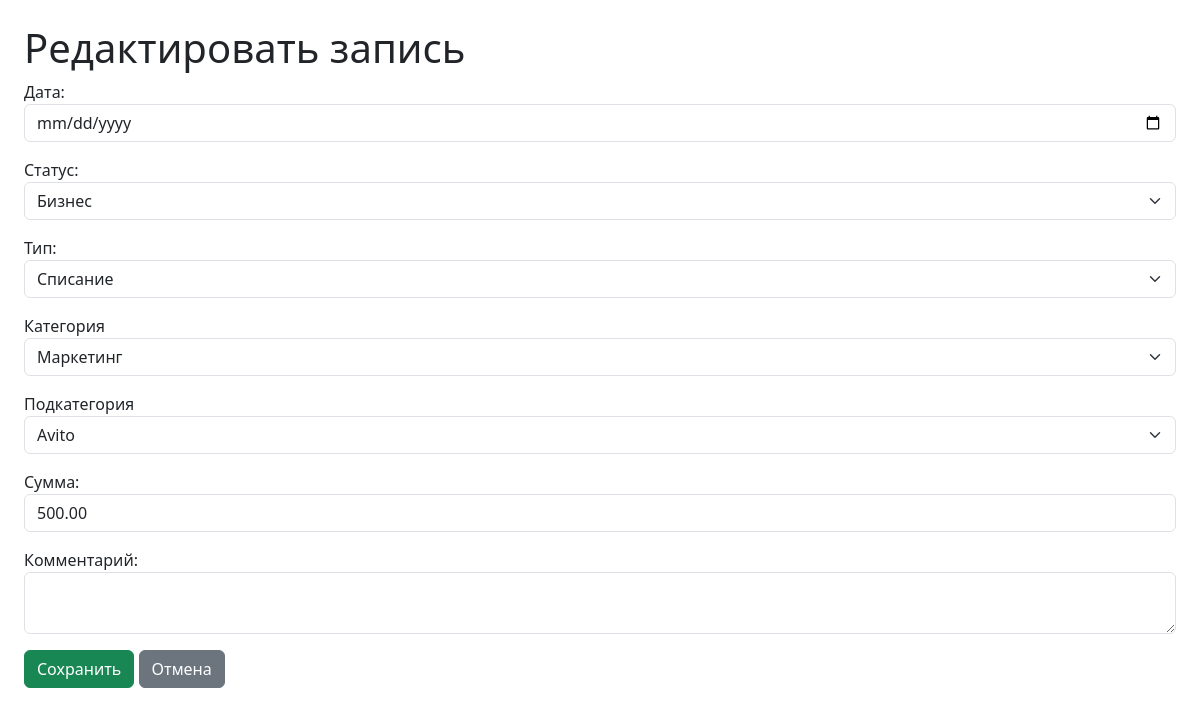
The page /edit/7/ on the database its author committed.
### dds_app/models.py (models this page shows, shortened)
class CashFlow(models.Model):
    date = models.DateField("Дата")
    status = models.ForeignKey(Status, on_delete=models.CASCADE, verbose_name="Статус")
    type = models.ForeignKey(Type, on_delete=models.CASCADE, verbose_name="Тип")
    category = models.ForeignKey(Category, on_delete=models.CASCADE, verbose_name="Категория")
    subcategory = models.ForeignKey(SubCategory, on_delete=models.CASCADE, verbose_name="Подкатегория")
    amount = models.DecimalField("Сумма", max_digits=10, decimal_places=2)
    comment = models.TextField("Комментарий", blank=True)

### dds_app/views.py (the view)
# urls.py: path('edit/<int:pk>/', views.cashflow_edit, name='edit'),
def cashflow_edit(request, pk):
    cashflow = get_object_or_404(CashFlow, pk=pk)
    if request.method == 'POST':
        form = CashFlowForm(request.POST, instance=cashflow)
        if form.is_valid():
            type_selected = form.cleaned_data['type']
            category_selected = form.cleaned_data['category']
            subcategory_selected = form.cleaned_data['subcategory']
            if category_selected.type != type_selected:
                form.add_error('category', 'Категория не относится к выбранному типу.')
            elif subcategory_selected.category != category_selected:
                form.add_error('subcategory', 'Подкатегория не относится к выбранной категории.')
            else:
                form.save()
                return redirect('dds_app:index')
    else:
        form = CashFlowForm(instance=cashflow)
    context = {
        'form': form,
        'title': 'Редактировать запись',
        'statuses': Status.objects.all(),
        'types': Type.objects.all(),
        'categories': Category.objects.all(),
        'subcategories': SubCategory.objects.all(),
        'selected_type': cashflow.type.id if cashflow.type else '',
        'selected_category': cashflow.category.id if cashflow.category else '',
        'selected_subcategory': cashflow.subcategory.id if cashflow.subcategory else '',
    }
    return render(request, 'dds_app/form.html', context)

### dds_app/forms.py (shortened to what this page needs)
class CashFlowForm(forms.ModelForm):
    class Meta:
        model = CashFlow
        fields = ['date', 'status', 'type', 'category', 'subcategory', 'amount', 'comment']
        widgets = {
            'date': forms.DateInput(attrs={'type': 'date', 'class': 'form-control'}),
            'status': forms.Select(attrs={'class': 'form-select'}),
            'type': forms.Select(attrs={'class': 'form-select', 'id': 'type-select'}),
            'category': forms.Select(attrs={'class': 'form-select', 'id': 'category-select'}),
            'subcategory': forms.Select(attrs={'class': 'form-select', 'id': 'subcategory-select'}),
            'amount': forms.NumberInput(attrs={'class': 'form-control', 'step': '0.01'}),
            'comment': forms.Textarea(attrs={'class': 'form-control', 'rows': 2}),
        }

### dds_app/models.py (called while the page is built)
    def __str__(self):
        return self.name

    def __str__(self):
        return self.name

### dds_app/templates/dds_app/form.html (shortened to what this page needs)
{% load static %}
<!DOCTYPE html>
<html lang="ru">
<head>
    <link href="https://cdn.jsdelivr.net/npm/bootstrap@5.3.1/dist/css/bootstrap.min.css" rel="stylesheet">
</head>
<body class="p-4">
<h1>{{ title }}</h1>
<form method="post" novalidate>
    <div class="mb-3">
        {{ form.date.label_tag }}
        {{ form.date }}
    </div>
    <div class="mb-3">
        {{ form.status.label_tag }}
        {{ form.status }}
    </div>
    <div class="mb-3">
        {{ form.type.label_tag }}
        {{ form.type }}
    </div>
    <div class="mb-3">
        <label for="category-select">Категория</label>
        <select name="category" class="form-select" id="category-select" required>
            {% for c in categories %}
                <option value="{{ c.id }}" data-type-id="{{ c.type.id }}"
                    {% if selected_category == c.id %}selected{% endif %}>
                    {{ c.name }}
                </option>
            {% endfor %}
        </select>
    </div>
    <div class="mb-3">
        <label for="subcategory-select">Подкатегория</label>
        <select name="subcategory" class="form-select" id="subcategory-select" required>
            {% for sc in subcategories %}
                <option value="{{ sc.id }}" data-category-id="{{ sc.category.id }}"
                    {% if selected_subcategory == sc.id %}selected{% endif %}>
                    {{ sc.name }}
                </option>
            {% endfor %}
        </select>
    </div>
    <div class="mb-3">
        {{ form.amount.label_tag }}
        {{ form.amount }}
    </div>
    <div class="mb-3">
        {{ form.comment.label_tag }}
        {{ form.comment }}
    </div>
    <button type="submit" class="btn btn-success">Сохранить</button>
    <a href="{% url 'dds_app:index' %}" class="btn btn-secondary">Отмена</a>
</form>
</body>
</html>

### rows shown on the page
CashFlow: status "Бизнес", type "Списание", amount "500.00"

### other values the page prints
{{ title }} "Редактировать запись"
form field category "Маркетинг"
form field subcategory "Avito"
